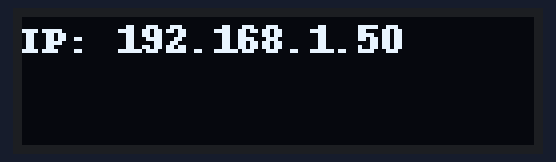
This program was run on a simulated Raspberry Pi (BCM pin numbers). Shown: 128×32 one-colour display. At 0.1 s the program stops and its outputs stay as they are.

Above: at 0.1 s.

The program:

oled_ip.py
```python
import socket
import board
import busio
from adafruit_ssd1306 import SSD1306_I2C
from PIL import Image, ImageDraw, ImageFont

# Configuração do I2C
i2c = busio.I2C(board.SCL, board.SDA)
oled = SSD1306_I2C(128, 32, i2c)

# Limpa o display
oled.fill(0)
oled.show()

# Função para obter o IP
def get_ip():
    s = socket.socket(socket.AF_INET, socket.SOCK_DGRAM)
    try:
        s.connect(("8.8.8.8", 80))
        ip = s.getsockname()[0]
    except Exception:
        ip = "Sem Conexão"
    finally:
        s.close()
    return ip

# Criar a imagem para o OLED
image = Image.new("1", (oled.width, oled.height))
draw = ImageDraw.Draw(image)
font = ImageFont.load_default()

# Escrever o IP
ip = get_ip()
draw.text((0, 0), f"IP: {ip}", font=font, fill=255)
oled.image(image)
oled.show()
```
